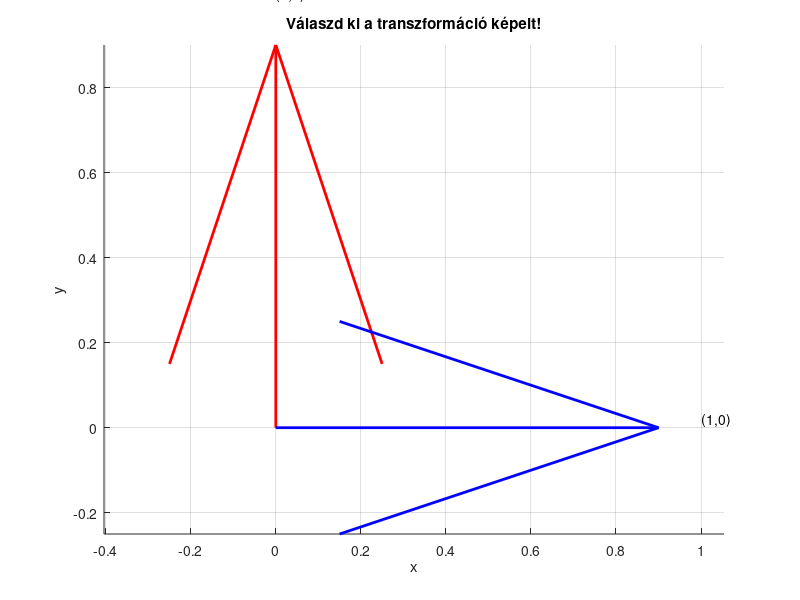

Write the MATLAB code that produced this figure. (Note: this script raises an error after producing the figure.)
function T = affin1_function(p1, p2)
    % Origót fixen hagyó affin transzformáció mátrixának meghatározása
    % Bemenet:
    % - p1: az (0,1) pont képe a transzformációban
    % - p2: az (1,0) pont képe a transzformációban
    % Kimenet:
    % - T: az affin transzformáció mátrixa
    
    if nargin < 2
        % Grafikus bemenet, ha nincs paraméter megadva
        disp('Kérlek, kattints a képekre a grafikus ablakban:');
        figure;
        hold on;
        axis equal;
        grid on;
        xlabel('x');
        ylabel('y');
        title('Válaszd ki a transzformáció képeit!');
        
        % Rajzoljuk ki az alapvektorokat
        quiver(0, 0, 0, 1, 'r', 'LineWidth', 2, 'MaxHeadSize', 0.5); % (0,1)
        text(0, 1, '(0,1)', 'VerticalAlignment', 'bottom', 'HorizontalAlignment', 'left');
        quiver(0, 0, 1, 0, 'b', 'LineWidth', 2, 'MaxHeadSize', 0.5); % (1,0)
        text(1, 0, '(1,0)', 'VerticalAlignment', 'bottom', 'HorizontalAlignment', 'left');
        
        % Felhasználói pontkiválasztás
        [x1, y1] = ginput(1); % (0,1) képe
        plot(x1, y1, 'ro', 'MarkerSize', 8, 'LineWidth', 2);
        text(x1, y1, sprintf('(%0.2f, %0.2f)', x1, y1), 'VerticalAlignment', 'bottom', 'HorizontalAlignment', 'right');
        
        [x2, y2] = ginput(1); % (1,0) képe
        plot(x2, y2, 'bo', 'MarkerSize', 8, 'LineWidth', 2);
        text(x2, y2, sprintf('(%0.2f, %0.2f)', x2, y2), 'VerticalAlignment', 'bottom', 'HorizontalAlignment', 'right');
        
        p1 = [x1; y1];
        p2 = [x2; y2];
        
        close;
    end
    
    % Az origó fix, ezért az affin transzformáció mátrixa az alábbi formában van:
    T = [p2, p1]; % Ez speciális eset!
end
